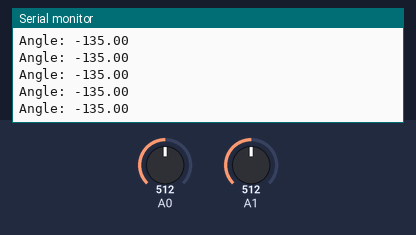
A sketch run on a simulated Arduino Uno, built with avr-gcc and run on an emulated ATmega328P. On the bench: the last lines printed to the serial monitor. The inputs (shaded band) are chosen by the test bench; at power-on: A0 = 512, A1 = 512.

Above: at 1.2 s.
1.3 s: A0 set to 520
At 2.2 s:
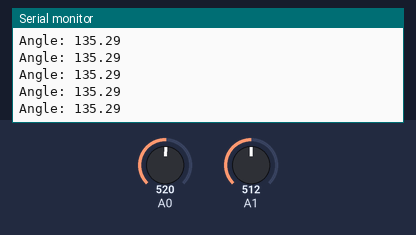
4.3 s: A1 set to 306
At 5.1 s:
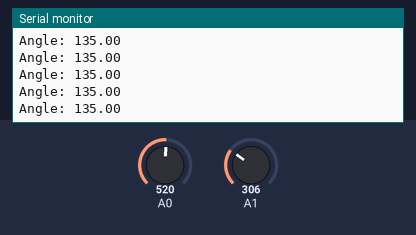
5.8 s: A1 set to 511
At 6.4 s:
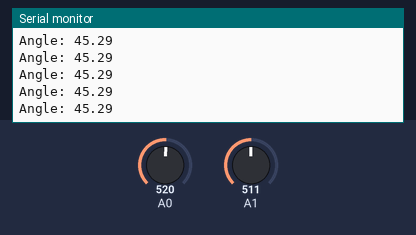
8.8 s: A0 set to 511
At 9.5 s:
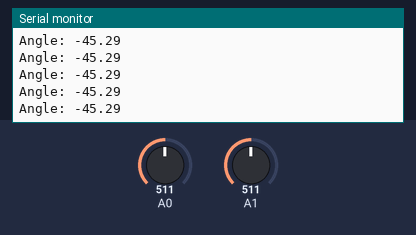
Timing chart, 0 to 11.3 s (numbered marks = the images above; inputs shaded):
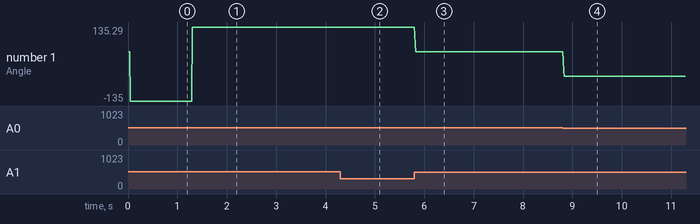

Measured:
- after the input at 1.3 s, the serial monitor: prints a new line at once (image 1)
- after the input at 4.3 s, the serial monitor: prints a new line at once (image 2)
- after the input at 5.8 s, the serial monitor: prints a new line at once (image 3)
- after the input at 8.8 s, the serial monitor: prints a new line at once (image 4)
- plotted number 1: -135 → 135.29 after the input at 1.3 s, 135.29 → 135 after the input at 4.3 s, 135 → 45.29 after the input at 5.8 s, 45.29 → -45.29 after the input at 8.8 s

The sketch:

VaneI2CSensor.ino
```cpp
#include <Wire.h>

const int rollingAvgLength = 3; //How many readings will be averaged for the angle
int rollingA[rollingAvgLength];
int rollingB[rollingAvgLength];

const int center = 513; //Rough center of values. Only used for initialization.
int aAvg = center;
int bAvg = center;
//Hall effect ranges, used for mapping. Auto-calibrated at beggining of code.
int aLower = 1024;
int aUpper = 0;
int bLower = 1024;
int bUpper = 0;

int lowerThreshold = 0;

int aVector = 0;
int bVector = 0;
double angle = 0;

boolean calibrated = false;

void setup() {
  Wire.begin(45); //i2c bus Address
  Wire.onRequest(requestEvent);
  Serial.begin(57600);
  pinMode(A0, INPUT);
  pinMode(A1, INPUT);
  delay(10);
}

void loop() {
  // put your main code here, to run repeatedly:
  pushNum(analogRead(A0), rollingA);
  pushNum(analogRead(A1), rollingB);
  aAvg = calcAvg(rollingA);
  bAvg = calcAvg(rollingB);
  if(aAvg > aUpper){aUpper = aAvg;}
  else if(aAvg < aLower){aLower = aAvg;}

  if(bAvg > bUpper){bUpper = bAvg;}
  else if(bAvg < bLower){bLower = bAvg;}

  aVector = map(aAvg, aLower, aUpper, -100, 100);
  bVector = map(bAvg, bLower, bUpper, -100, 100);

  angle = atan2((double)aVector, (double)bVector);
  angle = angle * (180.0/M_PI);

  Serial.println("Angle: " + String(angle));
  delay(10);
}

void pushNum(int n, int *arr) //pushes a number to the beginning of given array.
{
    for(int i = rollingAvgLength - 1; i > 0; i--)
    {
      arr[i] = arr[i-1];
    }
    arr[0] = n;
}

int calcAvg(int *arr) //calculates average of vals in an array.
{
  int sum = 0;
  for(int i = 0; i < rollingAvgLength; i++)
    {
      sum += arr[i];
    }
    return sum/rollingAvgLength;
}

void requestEvent()
{
  byte* bytePointer = (byte*)&angle;
  Wire.write(bytePointer, 4);
}
```
